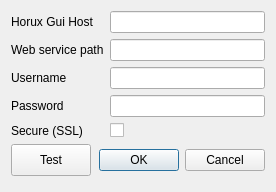
<?xml version="1.0" encoding="UTF-8"?>
<ui version="4.0">
 <class>HoruxDialog</class>
 <widget class="QDialog" name="HoruxDialog">
  <property name="geometry">
   <rect>
    <x>0</x>
    <y>0</y>
    <width>276</width>
    <height>192</height>
   </rect>
  </property>
  <property name="windowTitle">
   <string>Horux Gui connector</string>
  </property>
  <layout class="QGridLayout" name="gridLayout">
   <item row="0" column="0">
    <widget class="QLabel" name="label">
     <property name="text">
      <string>Horux Gui Host</string>
     </property>
     <property name="buddy">
      <cstring>url</cstring>
     </property>
    </widget>
   </item>
   <item row="0" column="1">
    <widget class="QLineEdit" name="url"/>
   </item>
   <item row="1" column="0">
    <widget class="QLabel" name="label_5">
     <property name="text">
      <string>Web service path</string>
     </property>
    </widget>
   </item>
   <item row="1" column="1">
    <widget class="QLineEdit" name="path"/>
   </item>
   <item row="2" column="0">
    <widget class="QLabel" name="label_2">
     <property name="text">
      <string>Username</string>
     </property>
     <property name="buddy">
      <cstring>username</cstring>
     </property>
    </widget>
   </item>
   <item row="2" column="1">
    <widget class="QLineEdit" name="username"/>
   </item>
   <item row="3" column="0">
    <widget class="QLabel" name="label_3">
     <property name="text">
      <string>Password</string>
     </property>
     <property name="buddy">
      <cstring>password</cstring>
     </property>
    </widget>
   </item>
   <item row="3" column="1">
    <widget class="QLineEdit" name="password">
     <property name="echoMode">
      <enum>QLineEdit::Password</enum>
     </property>
    </widget>
   </item>
   <item row="4" column="0">
    <widget class="QLabel" name="label_4">
     <property name="text">
      <string>Secure (SSL)</string>
     </property>
    </widget>
   </item>
   <item row="4" column="1">
    <widget class="QCheckBox" name="ssl">
     <property name="text">
      <string/>
     </property>
    </widget>
   </item>
   <item row="5" column="0" colspan="2">
    <layout class="QHBoxLayout" name="horizontalLayout">
     <item>
      <widget class="QPushButton" name="testButton">
       <property name="minimumSize">
        <size>
         <width>0</width>
         <height>32</height>
        </size>
       </property>
       <property name="text">
        <string>Test</string>
       </property>
      </widget>
     </item>
     <item>
      <widget class="QDialogButtonBox" name="buttonBox">
       <property name="orientation">
        <enum>Qt::Horizontal</enum>
       </property>
       <property name="standardButtons">
        <set>QDialogButtonBox::Cancel|QDialogButtonBox::Ok</set>
       </property>
      </widget>
     </item>
    </layout>
   </item>
  </layout>
 </widget>
 <tabstops>
  <tabstop>url</tabstop>
  <tabstop>username</tabstop>
  <tabstop>password</tabstop>
 </tabstops>
 <resources/>
 <connections>
  <connection>
   <sender>buttonBox</sender>
   <signal>accepted()</signal>
   <receiver>HoruxDialog</receiver>
   <slot>accept()</slot>
   <hints>
    <hint type="sourcelabel">
     <x>248</x>
     <y>254</y>
    </hint>
    <hint type="destinationlabel">
     <x>157</x>
     <y>274</y>
    </hint>
   </hints>
  </connection>
  <connection>
   <sender>buttonBox</sender>
   <signal>rejected()</signal>
   <receiver>HoruxDialog</receiver>
   <slot>reject()</slot>
   <hints>
    <hint type="sourcelabel">
     <x>316</x>
     <y>260</y>
    </hint>
    <hint type="destinationlabel">
     <x>286</x>
     <y>274</y>
    </hint>
   </hints>
  </connection>
 </connections>
</ui>
